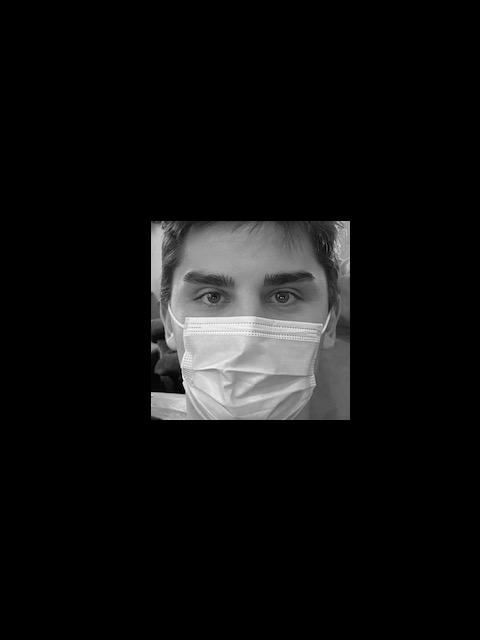
#> input picture foobar.jpg, 480 x 640 px
$ python cluster.py foobar.jpg
#> lines starting #> are read from the running program, lines starting #| are printed output that depends on the picture; after the words box and inside, x2 and y2 are one past the last pixel; in counts of white or black regions, pixels touching at a corner belong together
import matplotlib.pyplot as plt
import numpy as np
import sys
import cv2

from skimage import data
from skimage import color
from skimage import morphology
from skimage import segmentation
#np.set_printoptions(threshold=sys.maxsize)
# Load the cascade
face_cascade = cv2.CascadeClassifier('haarcascade_frontalface_default.xml')

# Input data
file = sys.argv[1]
img = cv2.imread(file)
#> img is the input picture: shape (640, 480, 3); min 0, max 255, mean 16.9
img = cv2.cvtColor(img, cv2.COLOR_BGR2RGB)
# Convert into grayscale
gray = cv2.cvtColor(img, cv2.COLOR_BGR2GRAY)

# Detect faces
faces = face_cascade.detectMultiScale(gray, 1.1, 10)
#> faces = [[145, 216, 209, 209]]

# Draw rectangle around the faces
for (x, y, w, h) in faces:
   # cv2.rectangle(img, (x, y), (x + w, y + h), (255, 0, 0), 2)
   print(1)
#> this loop made 1 pass
#| 1

# Display the output
cv2.waitKey()

# Change BGR to RGB
img2 = cv2.cvtColor(img, cv2.COLOR_BGR2RGB)
xscalefactor = int(0.15*(w)) #Reduces Horizontal Window by 20%
#> xscalefactor = 31
yscale = int(0.15*(h))
#> yscale = 31
# Make the Mask
mask = np.zeros(img2.shape[:2], np.uint8)
mask[:,:] = 0
rectangle = cv2.rectangle(mask,(x+xscalefactor,y),(x+w-xscalefactor,y+h),(255,255,255),-1)
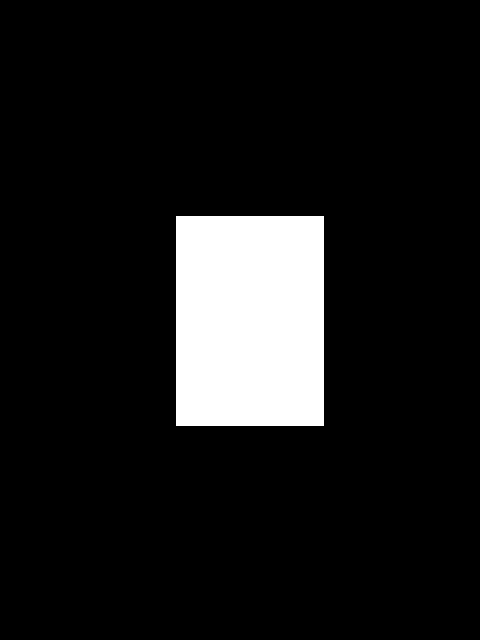
#> rectangle: shape (640, 480); 10.1% white; 1 white region, box (x1, y1, x2, y2) and area: (176, 216, 324, 426) 31080
masked_img = cv2.bitwise_and(img2,img2,mask = rectangle) #mask
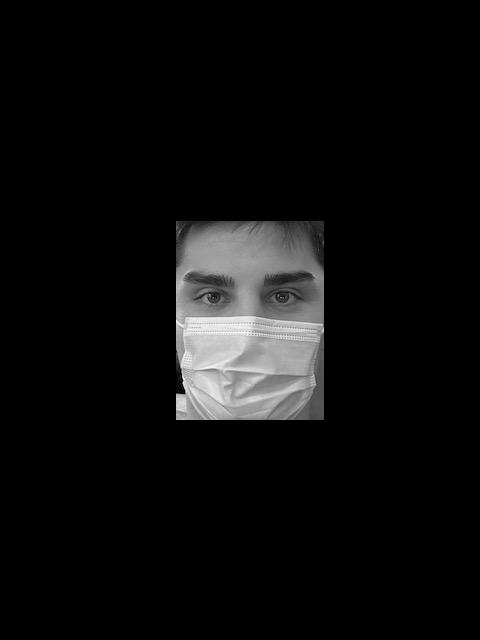
#> masked_img: shape (640, 480, 3); min 0, max 255, mean 13.6
cropped = img[y:y+h, x+xscalefactor:x+w-xscalefactor]
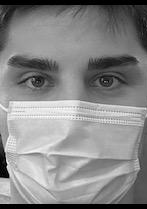
#> cropped: shape (209, 147, 3); min 0, max 255, mean 135.1
# SLIC result
slic = segmentation.slic(cropped, compactness = 20, start_label=1)
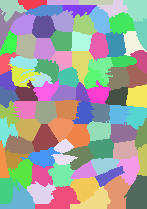
#> slic: shape (209, 147) int64; 87 distinct labels, from 1 to 87; one colour per label, 0 black

# maskSLIC result
m_slic = segmentation.slic(cropped, n_segments = 2, compactness = 0.01, start_label=1, convert2lab=1)
#> m_slic: shape (209, 147) int64; every value is 1
print(np.matrix(m_slic))
#> (printed output is left out)
a = np.array(m_slic)
unique, counts = np.unique(a, return_counts=True)
#> unique = [1]; counts = [30723]
print(dict(zip(unique, counts)))
#| {1: 30723}

# Display result
fig, ax_arr = plt.subplots(2, 2, sharex=True, sharey=True, figsize=(10, 10))
ax1, ax2, ax3, ax4 = ax_arr.ravel()

ax1.imshow(cropped)
ax1.set_title("Origin image")

ax2.imshow(mask, cmap="gray")
ax2.set_title("Mask")

ax3.imshow(segmentation.mark_boundaries(cropped, slic))
#ax3.contour(mask, colors='red', linewidths=1)
ax3.set_title("SLIC")

ax4.imshow(segmentation.mark_boundaries(cropped, m_slic))
#ax4.contour(mask, colors='red', linewidths=1)
ax4.set_title("maskSLIC")

for ax in ax_arr.ravel():
    ax.set_axis_off()

plt.tight_layout()
plt.show()
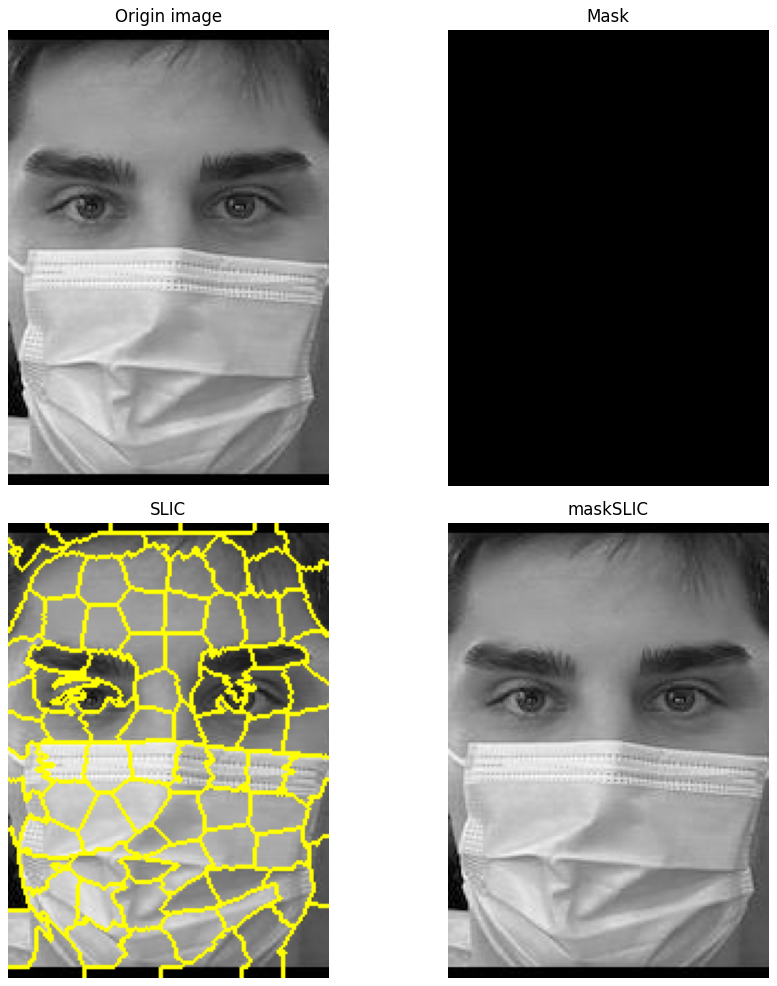
#> figure drawn by matplotlib, 4 panels
